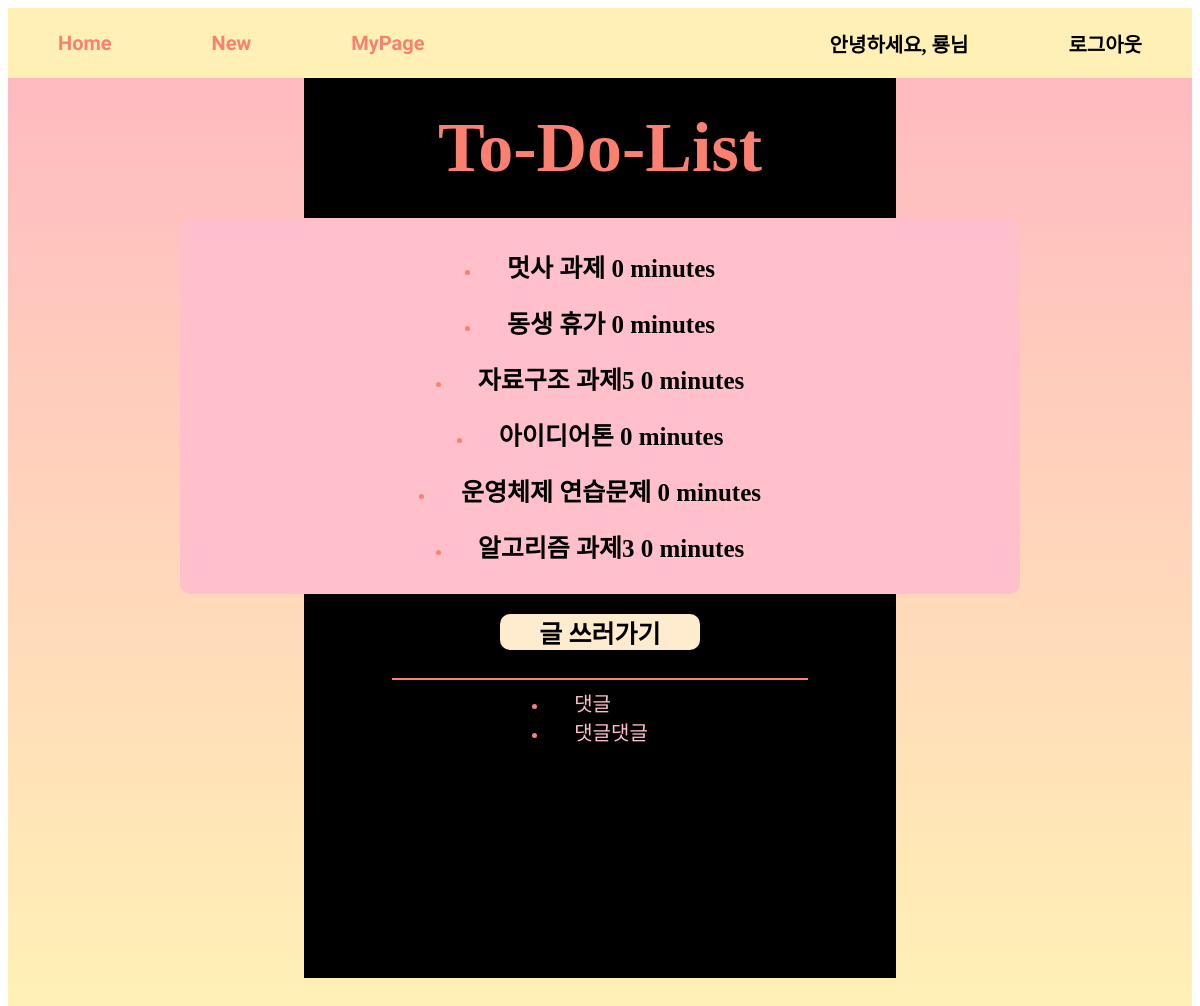
The app's page /mypage/5 (signed in), older data.
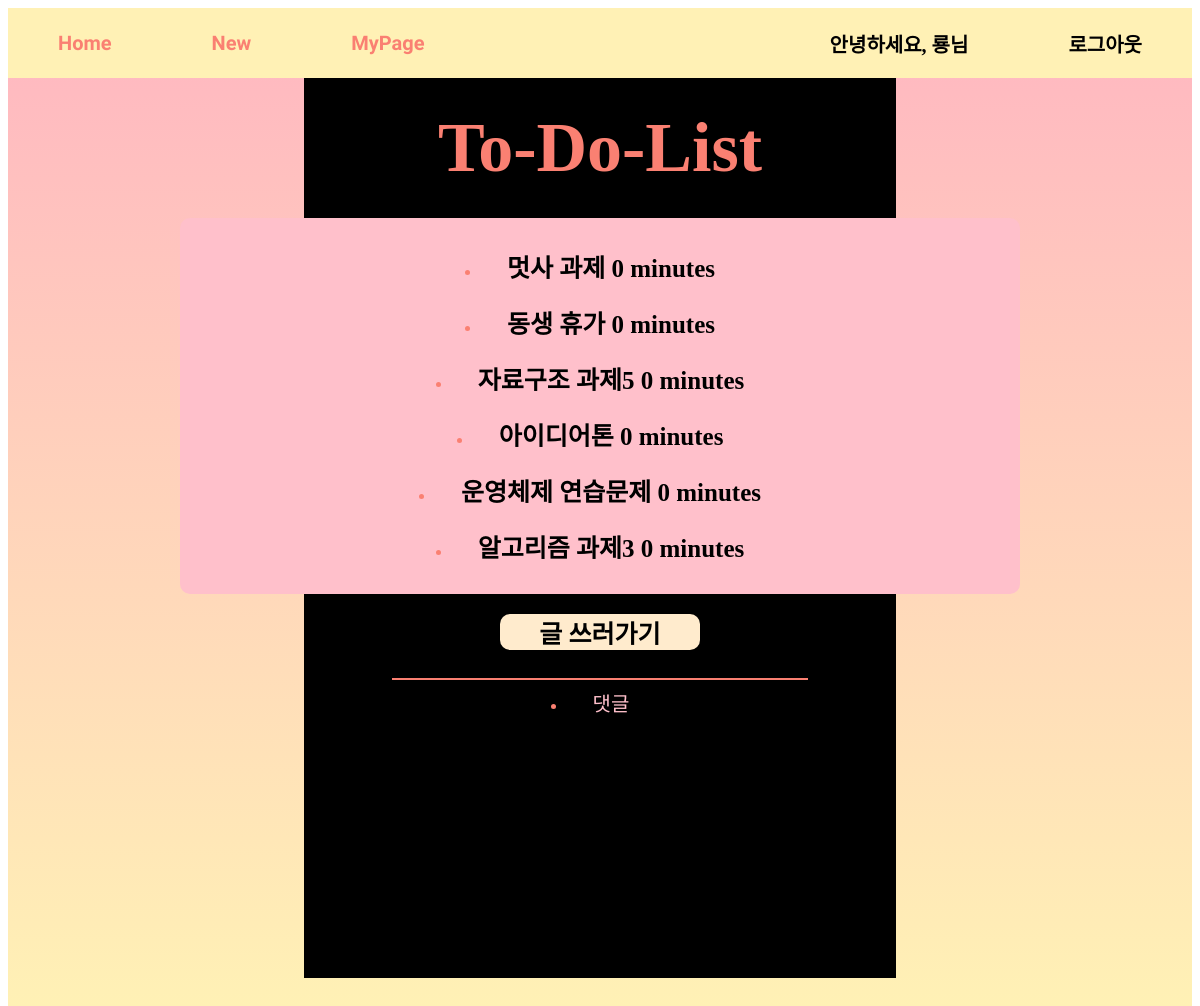
The same page, newer data.
### todoapp/models.py (models this page shows, shortened)
class List(models.Model):
    title = models.CharField(max_length=200, default='')
    content = models.TextField(default='')
    date = models.DateTimeField(default='')
    author = models.ForeignKey(User, on_delete=models.CASCADE, related_name='lists', null=True, default=None)

class Comment(models.Model):
    list = models.ForeignKey(List, on_delete=models.CASCADE, related_name='comments')
    content = models.TextField(default='')
    author = models.ForeignKey(User, on_delete=models.CASCADE, related_name='comments', null=True, default=None)

### todoapp/views.py (the view)
# urls.py: path('mypage/<int:user_pk>', views.mypage, name="mypage"),
@login_required
def mypage(request, user_pk):
    user = User.objects.get(pk=user_pk)
    lists = user.lists.all().order_by('date')
    comments = user.comments.all()
    return render(request, 'mypage.html', {'user':user ,'lists': lists, 'comments':comments})

### todoapp/templates/mypage.html (shortened to what this page needs)
{% extends 'base.html' %}
{% block css %} {% load static %}
    <link rel="stylesheet" type ="text/css" href ="{% static 'mypage.css'%}"/>
{% endblock %}
{% block entire %}
        <h1>To-Do-List</h1>
        <div class="list">
            {% for list in lists %}
            <li>
                <a href="{% url 'detail' list.pk %}">{{ list.title }} {{ list.date|timeuntil }}</a>
            </li>
            {% endfor %}
        </div>
        <div class="new">
            <a href="{% url 'new' %}">글 쓰러가기</a>
        </div>
        <hr style="border: solid 1px salmon; width: 70%;">
        <div class="del">
            {% for comment in comments %}
            <li>
                <a href="{% url 'detail' comment.list.pk %}">{{ comment.content }}</a></li>
            {% endfor %}
        </div>
{% endblock %}

Row changes from the older to the newer data that the page shows:
removed Comment: content "댓글댓글"
